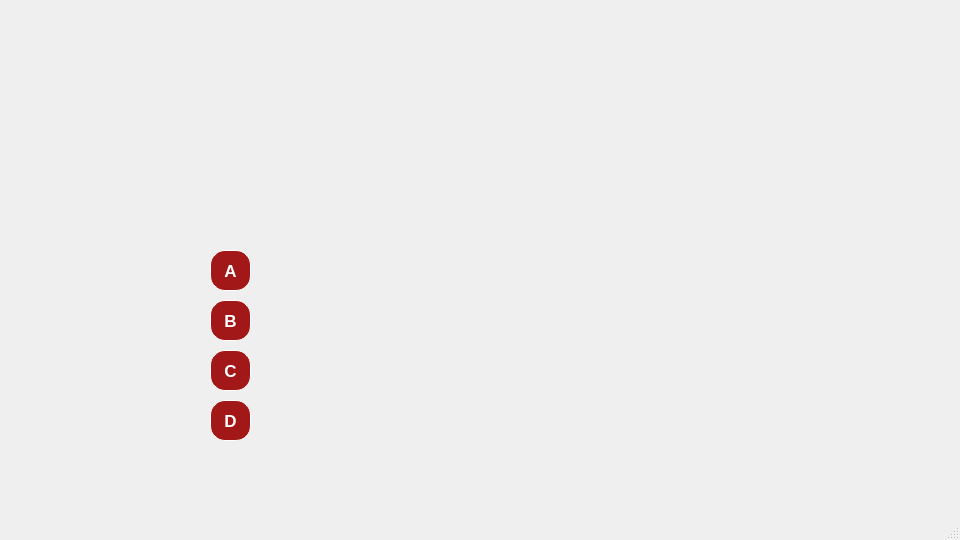
<?xml version="1.0" encoding="UTF-8"?>
<ui version="4.0">
 <class>MainWindow</class>
 <widget class="QMainWindow" name="MainWindow">
  <property name="geometry">
   <rect>
    <x>0</x>
    <y>0</y>
    <width>960</width>
    <height>540</height>
   </rect>
  </property>
  <property name="windowTitle">
   <string>MainWindow</string>
  </property>
  <widget class="QWidget" name="centralwidget">
   <widget class="QLabel" name="label">
    <property name="geometry">
     <rect>
      <x>0</x>
      <y>0</y>
      <width>961</width>
      <height>511</height>
     </rect>
    </property>
    <property name="text">
     <string/>
    </property>
    <property name="pixmap">
     <pixmap>../images/qstbb.png</pixmap>
    </property>
   </widget>
   <widget class="QLabel" name="label_2">
    <property name="geometry">
     <rect>
      <x>410</x>
      <y>270</y>
      <width>961</width>
      <height>491</height>
     </rect>
    </property>
    <property name="text">
     <string/>
    </property>
    <property name="pixmap">
     <pixmap>C:/Users/nhint/.designer/images/bgqs.png</pixmap>
    </property>
   </widget>
   <widget class="QPushButton" name="pushButton_A">
    <property name="geometry">
     <rect>
      <x>210</x>
      <y>250</y>
      <width>41</width>
      <height>41</height>
     </rect>
    </property>
    <property name="font">
     <font>
      <pointsize>13</pointsize>
      <weight>75</weight>
      <bold>true</bold>
     </font>
    </property>
    <property name="mouseTracking">
     <bool>false</bool>
    </property>
    <property name="tabletTracking">
     <bool>false</bool>
    </property>
    <property name="styleSheet">
     <string notr="true">QPushButton {
	font-weight: bold;
    background-color: rgb(162, 23, 23);
    color: white;
    border-radius: 15px;
    border: 1px solid white;
}

QPushButton:hover {
    background-color: #D62828;
    color: yellow;
}

QPushButton:pressed {
    background-color: #B02A2A;
}</string>
    </property>
    <property name="text">
     <string>A</string>
    </property>
    <property name="iconSize">
     <size>
      <width>90</width>
      <height>90</height>
     </size>
    </property>
   </widget>
   <widget class="QLabel" name="label_A">
    <property name="geometry">
     <rect>
      <x>270</x>
      <y>250</y>
      <width>471</width>
      <height>31</height>
     </rect>
    </property>
    <property name="text">
     <string/>
    </property>
   </widget>
   <widget class="QLabel" name="label_B">
    <property name="geometry">
     <rect>
      <x>270</x>
      <y>300</y>
      <width>471</width>
      <height>31</height>
     </rect>
    </property>
    <property name="text">
     <string/>
    </property>
   </widget>
   <widget class="QLabel" name="label_C">
    <property name="geometry">
     <rect>
      <x>270</x>
      <y>360</y>
      <width>471</width>
      <height>31</height>
     </rect>
    </property>
    <property name="text">
     <string/>
    </property>
   </widget>
   <widget class="QLabel" name="label_D">
    <property name="geometry">
     <rect>
      <x>270</x>
      <y>410</y>
      <width>471</width>
      <height>31</height>
     </rect>
    </property>
    <property name="text">
     <string/>
    </property>
   </widget>
   <widget class="QLabel" name="label_Qs">
    <property name="geometry">
     <rect>
      <x>210</x>
      <y>190</y>
      <width>531</width>
      <height>41</height>
     </rect>
    </property>
    <property name="text">
     <string/>
    </property>
    <property name="alignment">
     <set>Qt::AlignCenter</set>
    </property>
    <property name="wordWrap">
     <bool>true</bool>
    </property>
   </widget>
   <widget class="QPushButton" name="pushButton_B">
    <property name="geometry">
     <rect>
      <x>210</x>
      <y>300</y>
      <width>41</width>
      <height>41</height>
     </rect>
    </property>
    <property name="font">
     <font>
      <pointsize>13</pointsize>
      <weight>75</weight>
      <bold>true</bold>
     </font>
    </property>
    <property name="mouseTracking">
     <bool>false</bool>
    </property>
    <property name="tabletTracking">
     <bool>false</bool>
    </property>
    <property name="styleSheet">
     <string notr="true">QPushButton {
	font-weight: bold;
    background-color: rgb(162, 23, 23);
    color: white;
    border-radius: 15px;
    border: 1px solid white;
}

QPushButton:hover {
    background-color: #D62828;
    color: yellow;
}

QPushButton:pressed {
    background-color: #B02A2A;
}</string>
    </property>
    <property name="text">
     <string>B</string>
    </property>
    <property name="iconSize">
     <size>
      <width>90</width>
      <height>90</height>
     </size>
    </property>
   </widget>
   <widget class="QPushButton" name="pushButton_C">
    <property name="geometry">
     <rect>
      <x>210</x>
      <y>350</y>
      <width>41</width>
      <height>41</height>
     </rect>
    </property>
    <property name="font">
     <font>
      <pointsize>13</pointsize>
      <weight>75</weight>
      <bold>true</bold>
     </font>
    </property>
    <property name="mouseTracking">
     <bool>false</bool>
    </property>
    <property name="tabletTracking">
     <bool>false</bool>
    </property>
    <property name="styleSheet">
     <string notr="true">QPushButton {
	font-weight: bold;
    background-color: rgb(162, 23, 23);
    color: white;
    border-radius: 15px;
    border: 1px solid white;
}

QPushButton:hover {
    background-color: #D62828;
    color: yellow;
}

QPushButton:pressed {
    background-color: #B02A2A;
}</string>
    </property>
    <property name="text">
     <string>C</string>
    </property>
    <property name="iconSize">
     <size>
      <width>90</width>
      <height>90</height>
     </size>
    </property>
   </widget>
   <widget class="QPushButton" name="pushButton_D">
    <property name="geometry">
     <rect>
      <x>210</x>
      <y>400</y>
      <width>41</width>
      <height>41</height>
     </rect>
    </property>
    <property name="font">
     <font>
      <pointsize>13</pointsize>
      <weight>75</weight>
      <bold>true</bold>
      <kerning>false</kerning>
     </font>
    </property>
    <property name="mouseTracking">
     <bool>false</bool>
    </property>
    <property name="tabletTracking">
     <bool>false</bool>
    </property>
    <property name="styleSheet">
     <string notr="true">QPushButton {
	font-weight: bold;
    background-color: rgb(162, 23, 23);
    color: white;
    border-radius: 15px;
    border: 1px solid white;
}

QPushButton:hover {
    background-color: #D62828;
    color: yellow;
}

QPushButton:pressed {
    background-color: #B02A2A;
}</string>
    </property>
    <property name="text">
     <string>D</string>
    </property>
    <property name="iconSize">
     <size>
      <width>90</width>
      <height>90</height>
     </size>
    </property>
   </widget>
  </widget>
  <widget class="QMenuBar" name="menubar">
   <property name="geometry">
    <rect>
     <x>0</x>
     <y>0</y>
     <width>960</width>
     <height>26</height>
    </rect>
   </property>
  </widget>
  <widget class="QStatusBar" name="statusbar"/>
 </widget>
 <resources/>
 <connections/>
</ui>
